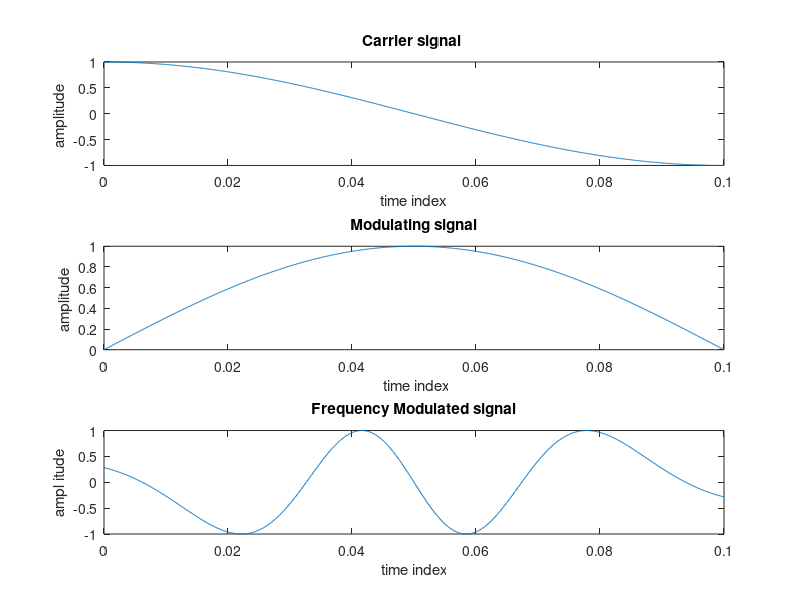

Write the MATLAB code that produced this figure.
%FM generation
clc;
clear all;
close all;
fc=input ( "Enter the carrier signal freq in hz, fc=");
fm=input ("Enter the modulating signal freq in hz, fm =");
m=input('Modulation index, m= ');
t=0:0.0001:0.1; 
c=cos(2*pi*fc*t) ;%carrier signal
M=sin (2*pi*fm*t) ;% modulating signal
subplot (3,1,1) ; plot (t, c);
ylabel('amplitude ');xlabel ( 'time index');title( 'Carrier signal ');
subplot (3,1,2); plot (t,M) ;
ylabel('amplitude ');xlabel ( ' time index');title( 'Modulating signal');
y=cos(2*pi*fc*t-(m.*cos (2*pi*fm*t)));
subplot (3,1,3);plot (t, y);
ylabel('ampl itude');xlabel( 'time index');title ('Frequency Modulated signal');
% fs-10000;
%p-fmdemod (y, fc, fs, (fc-fm) );
% figure
% 1subplot (1,1, 1); plot (p) ;